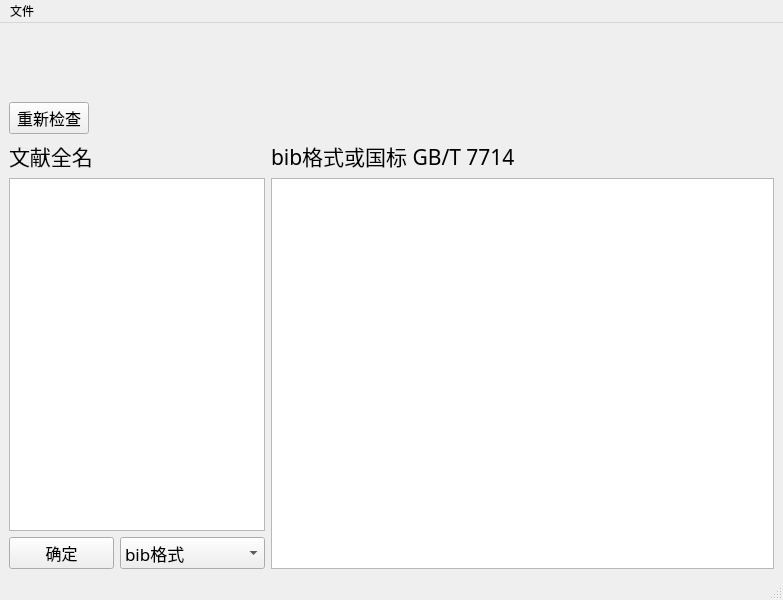
<?xml version="1.0" encoding="UTF-8"?>
<ui version="4.0">
 <class>MainWindow</class>
 <widget class="QMainWindow" name="MainWindow">
  <property name="geometry">
   <rect>
    <x>0</x>
    <y>0</y>
    <width>783</width>
    <height>600</height>
   </rect>
  </property>
  <property name="windowTitle">
   <string>MainWindow</string>
  </property>
  <widget class="QWidget" name="centralwidget">
   <layout class="QGridLayout" name="gridLayout">
    <item row="0" column="1" colspan="3">
     <widget class="QLabel" name="network_info">
      <property name="font">
       <font>
        <family>宋体</family>
        <pointsize>16</pointsize>
       </font>
      </property>
      <property name="text">
       <string/>
      </property>
     </widget>
    </item>
    <item row="1" column="1" colspan="3">
     <widget class="QLabel" name="google_scholar_info">
      <property name="font">
       <font>
        <family>宋体</family>
        <pointsize>16</pointsize>
       </font>
      </property>
      <property name="text">
       <string/>
      </property>
     </widget>
    </item>
    <item row="6" column="3">
     <widget class="QLabel" name="label_2">
      <property name="font">
       <font>
        <family>宋体</family>
        <pointsize>16</pointsize>
       </font>
      </property>
      <property name="text">
       <string>bib格式或国标 GB/T 7714</string>
      </property>
     </widget>
    </item>
    <item row="7" column="0" colspan="3">
     <widget class="QTextEdit" name="paper_name">
      <property name="font">
       <font>
        <family>Times New Roman</family>
        <pointsize>11</pointsize>
       </font>
      </property>
     </widget>
    </item>
    <item row="8" column="0" colspan="2">
     <widget class="QPushButton" name="determine">
      <property name="font">
       <font>
        <family>宋体</family>
        <pointsize>12</pointsize>
       </font>
      </property>
      <property name="text">
       <string>确定</string>
      </property>
     </widget>
    </item>
    <item row="0" column="0">
     <layout class="QHBoxLayout" name="network">
      <property name="leftMargin">
       <number>11</number>
      </property>
      <property name="topMargin">
       <number>11</number>
      </property>
      <property name="rightMargin">
       <number>11</number>
      </property>
      <property name="bottomMargin">
       <number>11</number>
      </property>
     </layout>
    </item>
    <item row="7" column="3" rowspan="2">
     <widget class="QTextEdit" name="bib_form">
      <property name="font">
       <font>
        <family>Times New Roman</family>
        <pointsize>11</pointsize>
        <weight>50</weight>
        <bold>false</bold>
       </font>
      </property>
     </widget>
    </item>
    <item row="1" column="0">
     <layout class="QHBoxLayout" name="google_scholar">
      <property name="leftMargin">
       <number>11</number>
      </property>
      <property name="topMargin">
       <number>11</number>
      </property>
      <property name="rightMargin">
       <number>11</number>
      </property>
      <property name="bottomMargin">
       <number>11</number>
      </property>
     </layout>
    </item>
    <item row="3" column="0">
     <widget class="QPushButton" name="recheck">
      <property name="font">
       <font>
        <family>宋体</family>
        <pointsize>12</pointsize>
       </font>
      </property>
      <property name="text">
       <string>重新检查</string>
      </property>
     </widget>
    </item>
    <item row="3" column="1">
     <widget class="QLabel" name="check_finish">
      <property name="font">
       <font>
        <family>宋体</family>
        <pointsize>11</pointsize>
       </font>
      </property>
      <property name="text">
       <string/>
      </property>
     </widget>
    </item>
    <item row="6" column="0" colspan="3">
     <widget class="QLabel" name="label">
      <property name="font">
       <font>
        <family>宋体</family>
        <pointsize>16</pointsize>
       </font>
      </property>
      <property name="text">
       <string>文献全名</string>
      </property>
     </widget>
    </item>
    <item row="8" column="2">
     <widget class="QComboBox" name="comboBox">
      <property name="font">
       <font>
        <family>宋体</family>
        <pointsize>13</pointsize>
       </font>
      </property>
      <item>
       <property name="text">
        <string>bib格式</string>
       </property>
      </item>
      <item>
       <property name="text">
        <string>国标GB/T 7714</string>
       </property>
      </item>
     </widget>
    </item>
   </layout>
  </widget>
  <widget class="QMenuBar" name="menubar">
   <property name="geometry">
    <rect>
     <x>0</x>
     <y>0</y>
     <width>783</width>
     <height>22</height>
    </rect>
   </property>
   <widget class="QMenu" name="menu">
    <property name="title">
     <string>文件</string>
    </property>
    <addaction name="open_save_bib"/>
    <addaction name="action"/>
    <addaction name="clear_save_bib"/>
   </widget>
   <addaction name="menu"/>
  </widget>
  <widget class="QStatusBar" name="statusbar"/>
  <action name="action">
   <property name="text">
    <string>设置</string>
   </property>
  </action>
  <action name="clear_save_bib">
   <property name="text">
    <string>清除缓存</string>
   </property>
  </action>
  <action name="open_save_bib">
   <property name="text">
    <string>打开</string>
   </property>
  </action>
 </widget>
 <resources/>
 <connections/>
</ui>
